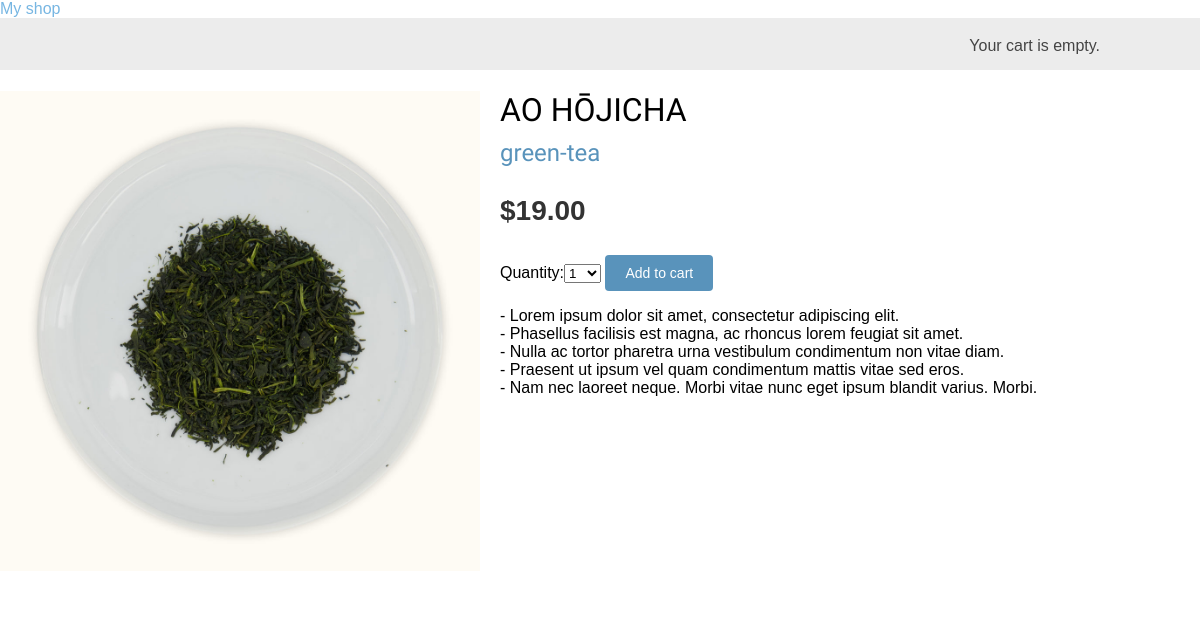
/2/ao-hjicha, run on the app's committed database.
### shop/models.py (models this page shows, shortened)
class Product(models.Model):
    category = models.ForeignKey(Category,
                                 related_name='products',
                                 on_delete=models.CASCADE)
    name = models.CharField(max_length=200, db_index=True)
    slug = models.SlugField(max_length=200, db_index=True)
    image = models.ImageField(upload_to='products/%Y/%m/%d',
                              blank=True)
    description = models.TextField(blank=True)
    price = models.DecimalField(max_digits=10, decimal_places=2)
    available = models.BooleanField(default=True)
    created = models.DateTimeField(auto_now_add=True)
    updated = models.DateTimeField(auto_now=True)
    class Meta:
        ordering = ('name', )
        index_together = (('id', 'slug'),)

class Category(models.Model):
    name = models.CharField(max_length=200,
                            db_index=True)
    slug = models.SlugField(max_length=200,
                            unique=True)
    class Meta:
        ordering = ('name', )
        verbose_name = 'category'
        verbose_name_plural = 'categories'
    def __str__(self):
        return self.name
    def get_absolute_url(self):
        return reverse('shop:product_list_by_category',
                       args=[self.slug])

### shop/views.py (the view)
# urls.py: path('<int:id>/<slug:slug>', views.product_detail,
def product_detail(request, id, slug):
    product = get_object_or_404(Product,
                                id=id,
                                slug=slug,
                                available=True)
    cart_product_form = CartAddProductForm()
    return render(request,
                  'shop/product/detail.html',
                  {'product': product,
                   'cart_product_form': cart_product_form})

### cart/forms.py
class CartAddProductForm(forms.Form):
    quantity = forms.TypedChoiceField(choices=PRODUCT_QUANTITY_CHOICES,
                                      coerce=int)
    override = forms.BooleanField(required=False,
                                  initial=False,
                                  widget=forms.HiddenInput)

### cart/cart.py (called while the page is built)
    def __len__(self):
        return sum(item['quantity'] for item in self.cart.values())

### cart/context_processors.py (called while the page is built)
def cart(request):
    return {'cart': Cart(request)}

### shop/templates/shop/product/detail.html (shortened to what this page needs)
{% extends "shop/base.html" %}
{% load static %}
{% block content %}
    <div class="product-detail">
        <img src="{% if product.image %}{{ product.image.url }}{% else %}
                  {% static 'img/no_image.png' %}{% endif %}">
        <h1>{{ product.name }}</h1>
        <h2>
            <a href="{{ product.category.get_absolute_url }}">
                {{ product.category }}
            </a>
        </h2>
        <p class="price">${{ product.price }}</p>
        <form action="{%  url 'cart:cart_add' product.id %}" method="post">
            {{ cart_product_form }}
            <input type="submit" value="Add to cart">
        </form>
        {{ product.description|linebreaks }}
    </div>
{% endblock %}

### shop/static/css/style.css (style rules this page uses)
body { margin:0; padding:0; font-family:helvetica, sans-serif; }
h1, h2, h3, h4, h5 , h6 { font-family: 'Ubuntu', sans-serif; font-weight:normal; }
a { text-decoration:none; color:#5993bb; }
a.button, input[type="submit"] { color:#fff; background:#5993bb; border-radius:4px; padding:10px 20px; font-size:14px; border:0; }
.product-detail { text-align:justify; }
.product-detail .price { color:#333; font-size:28px; font-weight:bold; }
.product-detail img { width:40%; float:left; padding:0 20px 20px 0; }
.product-detail h1 { margin-bottom:0; }
.product-detail h2 { margin-top:10px; }

### data on the page
Product: image (picture), name "AO HŌJICHA", category "green-tea", price "19.00", description "- Lorem ipsum dolor sit amet, consectetur adipiscing elit. - Phasellus facilisis est magna, ac rhoncus lorem feugiat sit amet. - Nulla ac tortor pharetra urna vestibulum condimentum non vitae diam. - Praesent ut ipsum vel quam condimentum mattis vitae sed eros. - Nam nec laoreet neque. Morbi vitae nunc eget ipsum blandit varius. Morbi."
